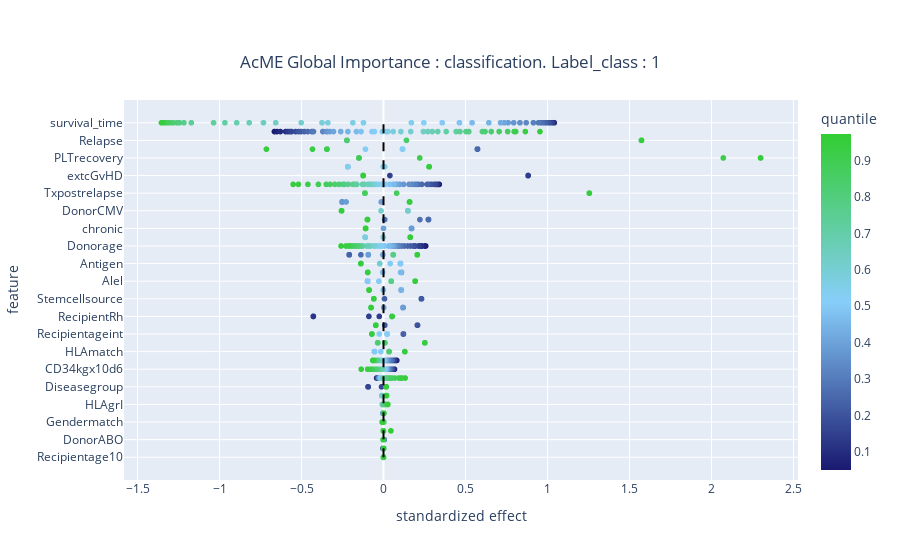
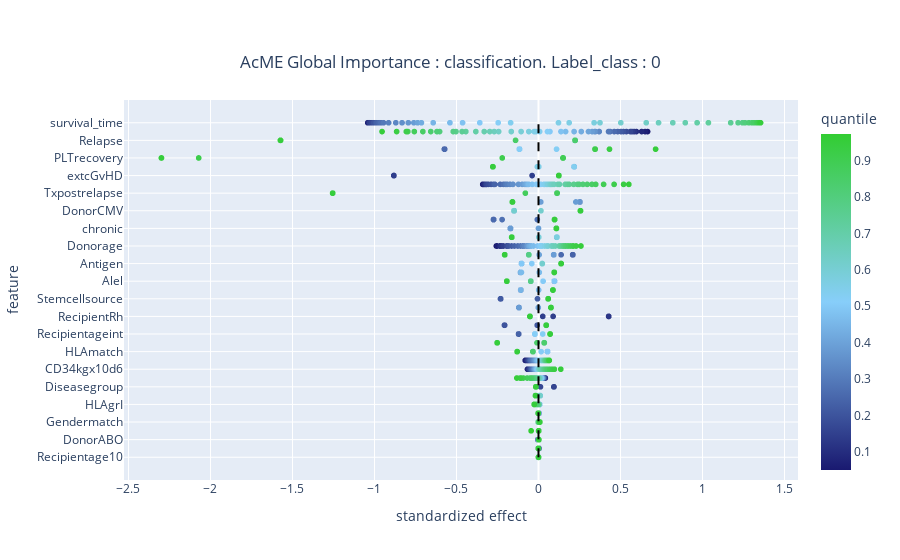
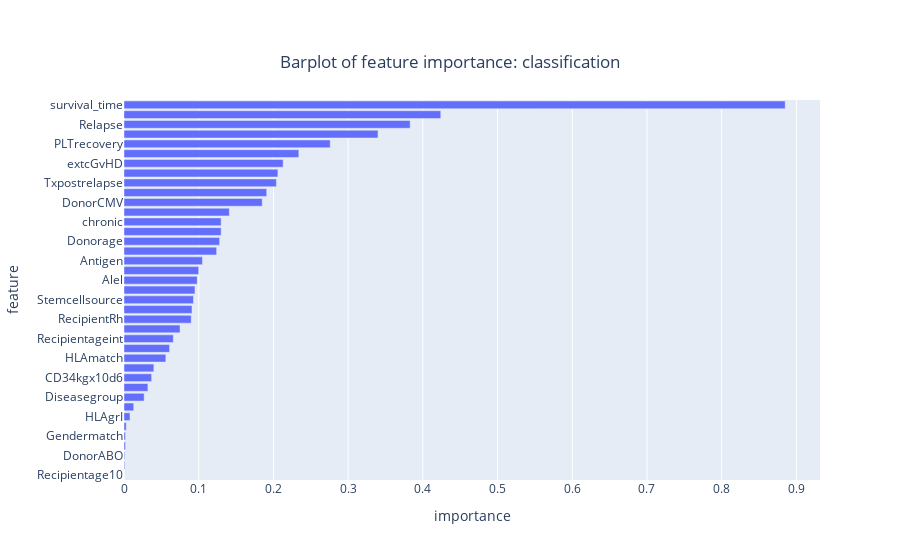

Notebook source saved alongside these figures, in order:
### Code cell
# -*- encoding: utf-8 -*-
import os

import numpy as np
import pandas as pd
from ACME.ACME import ACME
from sklearn.metrics import f1_score, recall_score, precision_score
from sklearn.model_selection import train_test_split
from sklearn.preprocessing import MinMaxScaler, PolynomialFeatures, StandardScaler

from prml.linear import VariationalLogisticRegression
from utils import load_lt_data


def create_images_file(_path: str) -> str:
    if not os.path.exists(_path):
        os.makedirs(_path)
    return _path


def create_toy_data(is_breast: bool = False,
                    is_heart: bool = False,
                    is_bone: bool = False,
                    is_kaggle_heart: bool = False,
                    _path: str = None):
    scaler = StandardScaler()
    feature = PolynomialFeatures(degree=1, include_bias=True)

    if is_breast:
        image_path = create_images_file("./images/breast_data")
        LT = load_lt_data(_all=True, path="./breast_data/fix_breast_cancer.xlsx")
        feature_names = LT.feature_names
    elif is_heart:
        image_path = create_images_file("./images/spect_data")
        LT = load_lt_data(_all=True, path="./spectf_data/over_resample.xlsx")
        feature_names = LT.feature_names
    elif is_bone:
        image_path = create_images_file("./images/bone_marrow_transplant_data")
        LT = load_lt_data(_all=True, path="./bone_marrow_transplant_data/fix_bone_data.xlsx")
        feature_names = LT.feature_names
    elif is_kaggle_heart:
        image_path = create_images_file("./images/heart_disease_data")
        LT = load_lt_data(_all=True, path="./heart_disease_data/over_resample.xlsx")
        feature_names = LT.feature_names
    else:
        image_path = create_images_file("./images/LT")
        LT = load_lt_data(_all=True, path='./data/over_resample_all_fields_scaler.xlsx')
        feature_names = LT.feature_names
        scaler = MinMaxScaler()

    Xtrain, Xtest, Ytrain, Ytest = train_test_split(LT.data, LT.target, test_size=.3)

    Xtrain = scaler.fit_transform(Xtrain)
    Xtest = scaler.transform(Xtest)

    train = np.hstack((Ytrain.reshape(-1, 1), Xtrain))
    test = np.hstack((Ytest.reshape(-1, 1), Xtest))

    dataset = np.vstack((train, test))

    return image_path, Xtrain, Xtest, Ytrain, Ytest, dataset, feature_names


flag = True

while flag:
    image_path, Xtrain, Xtest, Ytrain, Ytest, dataset, feature_names = create_toy_data(is_bone=True)

    vlr = VariationalLogisticRegression(a0=1, b0=2)
    vlr.fit(Xtrain, Ytrain, feature_names)

    y_pred = vlr.predict(Xtest)
    _score = vlr.score(Xtest, Ytest)
    _f1_macro = f1_score(Ytest, y_pred, average='macro')
    _recall_score = recall_score(Ytest, y_pred, average='macro')
    _precision_score = precision_score(Ytest, y_pred, average='macro')

    if _score >= 0.95 and _f1_macro >= 0.93 and _recall_score >= 0.93 and _precision_score >= 0.93:
        print(_score, _f1_macro, _recall_score, _precision_score, "\n")

        acme_vlr = ACME(vlr, target="survival_status", features=feature_names, task="class")

        dataset = pd.DataFrame(dataset, columns=["survival_status"] + feature_names)
        acme_vlr = acme_vlr.explain(dataset, robust=True, label_class=1)
        summary_plot_1 = acme_vlr.summary_plot()
        summary_plot_1.show()
        summary_plot_1.write_image(file='./image_acme/bone_label_1.eps', format='eps')
        acme_vlr = acme_vlr.explain(dataset, robust=True, label_class=0)
        summary_plot_2 = acme_vlr.summary_plot()
        summary_plot_2.show()
        summary_plot_2.write_image(file='./image_acme/bone_label_0.eps', format='eps')
        bar_plot = acme_vlr.bar_plot()
        bar_plot.show()
        bar_plot.write_image(file='./image_acme/bone_bar.eps', format='eps')
        break

### Figure 1 — Plotly figure (JSON) as saved in the notebook; plotly's stock layout.template omitted (floating-point values rounded to 4 significant figures; data arrays with more than 128 entries replaced by an {"elided": "..."} marker saying what was removed)
{"data": [{"customdata": {"elided": "1950x1 float values"}, "hovertemplate": "Feature: <b>%{y}</b><br><br>Standardized effect: %{x}<br>Original value: %{customdata[0]}<br>Quantile: %{marker.color}", "legendgroup": "", "marker": {"color": {"elided": "1950 float values"}, "coloraxis": "coloraxis", "symbol": "circle"}, "mode": "markers", "name": "", "showlegend": false, "type": "scattergl", "x": {"elided": "1950 float values"}, "xaxis": "x", "y": {"elided": "1950 str values"}, "yaxis": "y"}], "layout": {"coloraxis": {"colorbar": {"title": {"text": "quantile"}}, "colorscale": [[0, "midnightblue"], [0.5, "lightskyblue"], [1, "limegreen"]]}, "legend": {"tracegroupgap": 0}, "shapes": [{"line": {"color": "black", "dash": "dash", "width": 2}, "type": "line", "x0": 0, "x1": 0, "y0": "Recipientage10", "y1": "survival_time"}], "title": {"text": "AcME Global Importance : classification. Label_class : 1", "x": 0.5, "xanchor": "center", "y": 0.9, "yanchor": "top"}, "xaxis": {"anchor": "y", "domain": [0, 1], "title": {"text": "standardized effect"}}, "yaxis": {"anchor": "x", "domain": [0, 1], "title": {"text": "feature"}}}}

### Figure 2 — Plotly figure (JSON) as saved in the notebook; plotly's stock layout.template omitted (floating-point values rounded to 4 significant figures; data arrays with more than 128 entries replaced by an {"elided": "..."} marker saying what was removed)
{"data": [{"customdata": {"elided": "1950x1 float values"}, "hovertemplate": "Feature: <b>%{y}</b><br><br>Standardized effect: %{x}<br>Original value: %{customdata[0]}<br>Quantile: %{marker.color}", "legendgroup": "", "marker": {"color": {"elided": "1950 float values"}, "coloraxis": "coloraxis", "symbol": "circle"}, "mode": "markers", "name": "", "showlegend": false, "type": "scattergl", "x": {"elided": "1950 float values"}, "xaxis": "x", "y": {"elided": "1950 str values"}, "yaxis": "y"}], "layout": {"coloraxis": {"colorbar": {"title": {"text": "quantile"}}, "colorscale": [[0, "midnightblue"], [0.5, "lightskyblue"], [1, "limegreen"]]}, "legend": {"tracegroupgap": 0}, "shapes": [{"line": {"color": "black", "dash": "dash", "width": 2}, "type": "line", "x0": 0, "x1": 0, "y0": "Recipientage10", "y1": "survival_time"}], "title": {"text": "AcME Global Importance : classification. Label_class : 0", "x": 0.5, "xanchor": "center", "y": 0.9, "yanchor": "top"}, "xaxis": {"anchor": "y", "domain": [0, 1], "title": {"text": "standardized effect"}}, "yaxis": {"anchor": "x", "domain": [0, 1], "title": {"text": "feature"}}}}

### Figure 3 — Plotly figure (JSON) as saved in the notebook; plotly's stock layout.template omitted (floating-point values rounded to 4 significant figures)
{"data": [{"alignmentgroup": "True", "hovertemplate": "Feature:<b>%{y}</b><br>Importance:%{x}", "legendgroup": "", "marker": {"color": "#636efa", "pattern": {"shape": ""}}, "name": "", "offsetgroup": "", "orientation": "h", "showlegend": false, "textposition": "auto", "type": "bar", "x": [0, 0.001, 0.001, 0.002, 0.002, 0.003, 0.008, 0.013, 0.027, 0.032, 0.037, 0.04, 0.056, 0.061, 0.066, 0.075, 0.09, 0.091, 0.093, 0.095, 0.098, 0.1, 0.105, 0.124, 0.128, 0.13, 0.13, 0.141, 0.185, 0.191, 0.204, 0.206, 0.213, 0.234, 0.276, 0.34, 0.383, 0.424, 0.885], "xaxis": "x", "y": ["Recipientage10", "time_to_aGvHD_III_IV", "DonorABO", "ANCrecovery", "Gendermatch", "IIIV", "HLAgrI", "Riskgroup", "Diseasegroup", "CD3dCD34", "CD34kgx10d6", "Recipientage", "HLAmatch", "HLAmismatch", "Recipientageint", "aGvHDIIIIV", "RecipientRh", "Recipientgender", "Stemcellsource", "AML", "Alel", "nonmalignant", "Antigen", "CMVstatus", "Donorage", "lymphoma", "chronic", "ABOmatch", "DonorCMV", "RecipientCMV", "Txpostrelapse", "CD3dkgx10d8", "extcGvHD", "Donorage35", "PLTrecovery", "RecipientABO", "Relapse", "Rbodymass", "survival_time"], "yaxis": "y"}], "layout": {"barmode": "relative", "legend": {"tracegroupgap": 0}, "title": {"text": "Barplot of feature importance: classification", "x": 0.5, "xanchor": "center", "y": 0.9, "yanchor": "top"}, "xaxis": {"anchor": "y", "domain": [0, 1], "title": {"text": "importance"}}, "yaxis": {"anchor": "x", "domain": [0, 1], "title": {"text": "feature"}}}}
